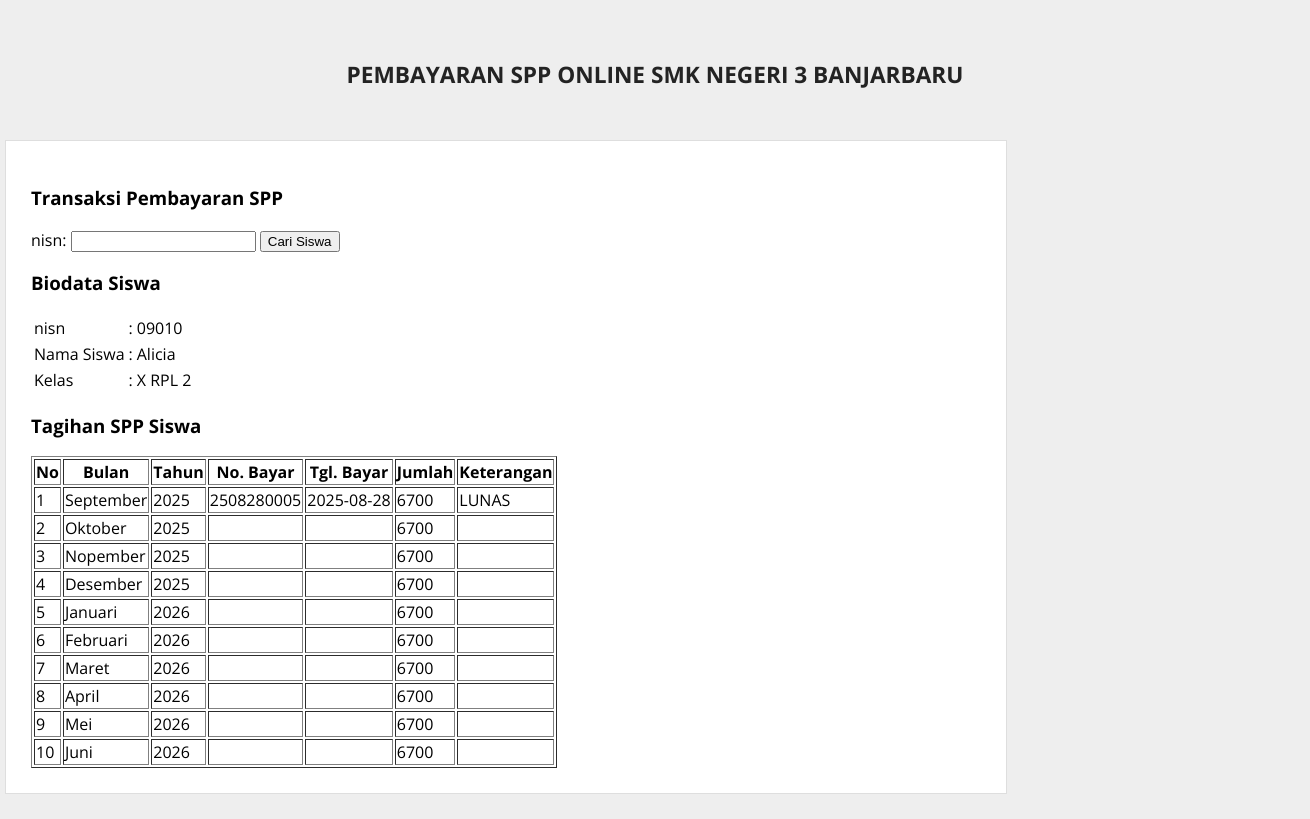
The page /bayar.php?nisn=09010 on the database its author committed.
### tables this page shows
CREATE TABLE `siswa` (
  `nisn` varchar(10) NOT NULL,
  `nis` varchar(8) NOT NULL,
  `nama` varchar(35) NOT NULL,
  `id_kelas` varchar(11) NOT NULL,
  `alamat` text NOT NULL,
  `no_telp` varchar(15) NOT NULL,
  `id_spp` varchar(5) NOT NULL
);

CREATE TABLE `kelas` (
  `id_kelas` varchar(5) NOT NULL,
  `nama_kelas` varchar(10) NOT NULL,
  `kompetensi_keahlian` varchar(30) NOT NULL
);

CREATE TABLE `pembayaran` (
  `id_pembayaran` int(10) NOT NULL,
  `no_bayar` varchar(11) DEFAULT NULL,
  `id_petugas` varchar(5) DEFAULT NULL,
  `nisn` varchar(10) DEFAULT NULL,
  `tgl_pembayaran` date DEFAULT NULL,
  `bulan_tagihan` varchar(12) DEFAULT NULL,
  `tahun_tagihan` int(4) DEFAULT NULL,
  `id_spp` varchar(5) DEFAULT NULL,
  `keterangan` varchar(10) DEFAULT NULL
);

CREATE TABLE `spp` (
  `id_spp` varchar(5) NOT NULL,
  `tahun` int(4) NOT NULL,
  `nominal` int(10) NOT NULL
);

### bayar.php (the view, shortened to what this page needs)
<!DOCTYPE html>
<html>
<head>
    <link rel="stylesheet" type="text/css" href="src/style.css">
</head>
<body>
    <br/>
    <br/>
<header>
    <h1 class="judul">PEMBAYARAN SPP ONLINE SMK NEGERI 3 BANJARBARU</h1>
</header>
    <div class="wrap">
        <div class="blog">
            <div class="conteudo">
            <h3>Transaksi Pembayaran SPP</h3>
            <form method="get" action="">
                nisn: <input type="text" name="nisn" />
                <input type="submit" name="cari" value="Cari Siswa" />
            </form>
            <?php
            include_once "src/koneksi.php";
            if(isset($_GET['nisn']) && $_GET['nisn']!=''){
                $sqlSiswa = mysqli_query($koneksi, "SELECT * FROM kelas join siswa on kelas.id_kelas = siswa.id_kelas
                join spp on siswa.id_spp = spp.id_spp WHERE nisn='$_GET[nisn]'");
                $data=mysqli_fetch_array($sqlSiswa);
            ?>
            <h3>Biodata Siswa</h3>
            <table>
                <tr>
                    <td>nisn</td>
                    <td>:</td>
                    <td><?php echo $data['nisn']; ?></td>
                </tr>
                <tr>
                    <td>Nama Siswa</td>
                    <td>:</td>
                    <td><?php echo $data['nama']; ?></td>
                </tr>
                <tr>
                    <td>Kelas</td>
                    <td>:</td>
                    <td><?php echo $data['nama_kelas']; ?></td>
                </tr>
            </table>
            <h3>Tagihan SPP Siswa</h3>
            <table border="1">
                <tr>
                    <th>No</th>
                    <th>Bulan</th>
                    <th>Tahun</th>
                    <th>No. Bayar</th>
                    <th>Tgl. Bayar</th>
                    <th>Jumlah</th>
                    <th>Keterangan</th>
                </tr>
                <?php
                $sql = mysqli_query($koneksi, "SELECT * FROM pembayaran join spp on
                pembayaran.id_spp = spp.id_spp WHERE nisn='$data[nisn]'");
                $no=1;
                while($data=mysqli_fetch_array($sql)){
                    echo "<tr>
                        <td>$no</td>
                        <td>$data[bulan_tagihan]</td>
                        <td>$data[tahun_tagihan]</td>
                        <td>$data[no_bayar]</td>
                        <td>$data[tgl_pembayaran]</td>
                        <td>$data[nominal]</td>
                        <td>$data[keterangan]</td>
                    </tr>";
                    $no++;
                }
                ?>
            </table>
            <?php
            }
            ?>

### src/style.css (style rules this page uses)
body { background:#eee; margin:0; font-family:'Open Sans', sans-serif; }
header { text-align:center; color:#232323; }
header .judul { font-size:17pt; }
.wrap { width:1300px; margin:25px auto; }
.blog { float:left; }
.conteudo { width:950px; padding:25px; margin:25px auto; background:#fff; border:1px solid #dedede; }

### rows shown on the page
siswa: nisn "09010", nama "Alicia", id_kelas.nama_kelas "X RPL 2"
pembayaran: bulan_tagihan "September", tahun_tagihan "2025", no_bayar "2508280005", tgl_pembayaran "2025-08-28", id_spp.nominal "6700", keterangan "LUNAS"
pembayaran: bulan_tagihan "Oktober", tahun_tagihan "2025", id_spp.nominal "6700"
pembayaran: bulan_tagihan "Nopember", tahun_tagihan "2025", id_spp.nominal "6700"
pembayaran: bulan_tagihan "Desember", tahun_tagihan "2025", id_spp.nominal "6700"
pembayaran: bulan_tagihan "Januari", tahun_tagihan "2026", id_spp.nominal "6700"
pembayaran: bulan_tagihan "Februari", tahun_tagihan "2026", id_spp.nominal "6700"
pembayaran: bulan_tagihan "Maret", tahun_tagihan "2026", id_spp.nominal "6700"
pembayaran: bulan_tagihan "April", tahun_tagihan "2026", id_spp.nominal "6700"
pembayaran: bulan_tagihan "Mei", tahun_tagihan "2026", id_spp.nominal "6700"
pembayaran: bulan_tagihan "Juni", tahun_tagihan "2026", id_spp.nominal "6700"
